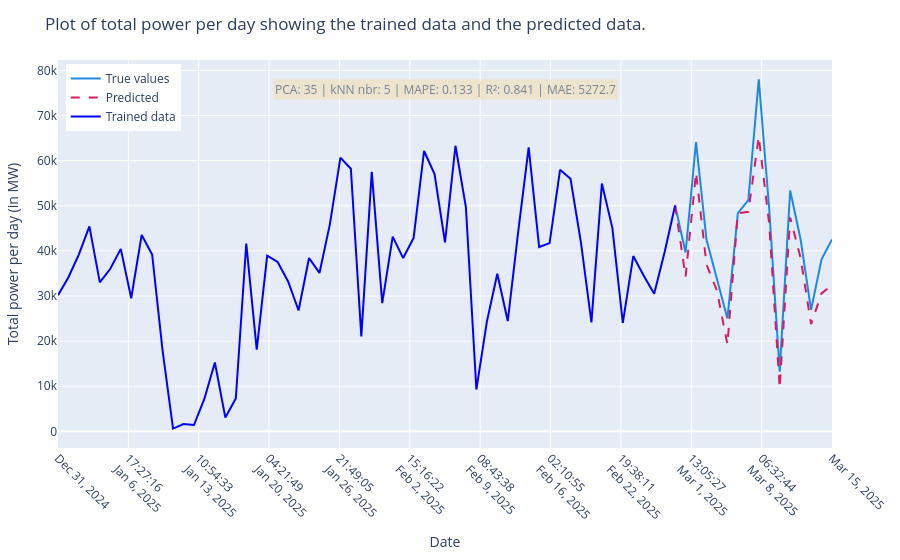

The code cell stored with this chart in its notebook:
### Markdown cell above
#### Two examples of interactive user input: call the method `input()`

### Code cell
knn = kNN_forecast()
knn.input()
knn.forecast()
